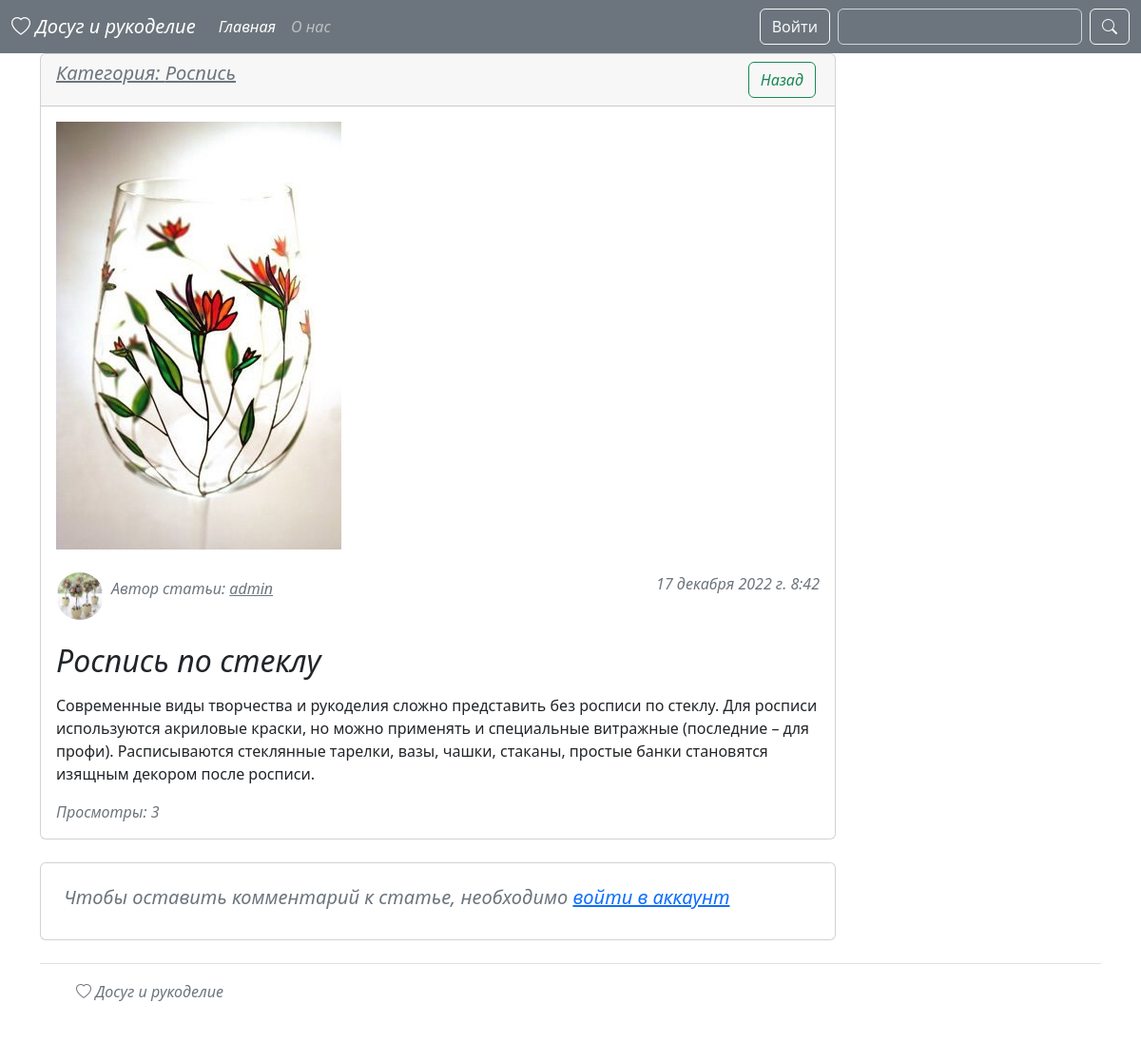
Screenshot of /article/4 with the database file from the repository.
### blog/models.py (models this page shows, shortened)
class Article(models.Model):
    title = models.CharField(max_length=255, verbose_name='Название статьи')
    content = models.TextField(verbose_name='Описание статьи')
    photo = models.ImageField(upload_to='photos/', blank=True, null=True, verbose_name='Изображение')
    created_at = models.DateTimeField(auto_now_add=True, verbose_name='Дата создания')
    updated_at = models.DateTimeField(auto_now=True, verbose_name='Дата обновления')
    views = models.IntegerField(default=0, verbose_name='Просмотры')
    category = models.ForeignKey(Category, on_delete=models.CASCADE, verbose_name='Категория')
    author = models.ForeignKey(User, on_delete=models.CASCADE, verbose_name='Автор', null=True, blank=True)
    class Meta:
        verbose_name = 'Статья'
        verbose_name_plural = 'Статьи'

class Category(models.Model):
    title = models.CharField(max_length=255, verbose_name='Название категории')
    def __str__(self):
        return self.title
    class Meta:
        verbose_name = 'Категория'
        verbose_name_plural = 'Категории'

class Profile(models.Model):
    user = models.OneToOneField(User, on_delete=models.CASCADE)
    photo = models.ImageField(upload_to='profiles/', blank=True, null=True)
    phone_number = models.CharField(max_length=30, blank=True, null=True)
    publisher = models.BooleanField(default=False, verbose_name='Право создания статьи')
    def get_photo(self):
        try:
            return self.photo.url
        except:
            return 'https://bigfoto.name/uploads/posts/2021-12/1638781452_4-bigfoto-name-p-vidi-domashnego-rukodeliya-khobbi-svoimi-r-4.jpg'
    class Meta:
        verbose_name = 'Профиль'
        verbose_name_plural = 'Профили'

### blog/views.py (the view)
# urls.py: path('article/<int:pk>', ArticleDetailView.as_view(), name='article'),
class ArticleDetailView(DetailView):
    model = Article
    context_object_name = 'article'
    def get_context_data(self, **kwargs):
        context = super().get_context_data()
        article = Article.objects.get(pk=self.kwargs['pk'])
        article.views += 1
        article.save()
        context['title'] = f'Статья: {article.title}'
        if self.request.user.is_authenticated:
            context['comment_form'] = CommentForm()
        context['comments'] = Comment.objects.filter(article=article)
        return context

### blog/forms.py
class LoginForm(AuthenticationForm):
    username = forms.CharField(max_length=50, widget=forms.TextInput(attrs={
        'class': 'form-control fst-italic',
        'placeholder': 'Имя пользователя'
    }))
    password = forms.CharField(widget=forms.PasswordInput(attrs={
        'class': 'form-control fst-italic',
        'placeholder': 'Пароль'
    }))

class RegistrationForm(UserCreationForm):
    password1 = forms.CharField(widget=forms.PasswordInput(attrs={
        'class': 'form-control fst-italic',
        'placeholder': 'Пароль'
    }))
    password2 = forms.CharField(widget=forms.PasswordInput(attrs={
        'class': 'form-control fst-italic',
        'placeholder': 'Подтвердите пароль'
    }))
    username = forms.CharField(widget=forms.TextInput(attrs={
        'class': 'form-control fst-italic',
        'placeholder': 'Имя пользователя'
    }))
    first_name = forms.CharField(widget=forms.TextInput(attrs={
        'class': 'form-control fst-italic',
        'placeholder': 'Ваше имя'
    }))
    last_name = forms.CharField(widget=forms.TextInput(attrs={
        'class': 'form-control fst-italic',
        'placeholder': 'Ваша фамилия'
    }))
    email = forms.EmailField(widget=forms.EmailInput(attrs={
        'class': 'form-control fst-italic',
        'placeholder': 'Ваша почта'
    }))
    class Meta:
        model = User
        fields = ('username',
                  'first_name',
                  'last_name',
                  'email',
                  'password1',
                  'password2')

### blog/context_processors.py (called while the page is built)
def add_my_forms(request):
    return {
        'login_form': LoginForm(),
        'register_form': RegistrationForm(),
        'edit_account': EditAccountForm(instance=request.user if request.user.is_authenticated else None),
        'edit_profile': EditProfileForm()
    }

### blog/templates/blog/article_detail.html (shortened to what this page needs)
{% extends 'base.html' %}
{% block main %}
<div class="d-flex justify-content-between">
    <div class="col-9">
        <div class="card">
            <div class="card-header d-flex justify-content-between">
                <div class="">
                    <a href="" class="h5 text-secondary fst-italic">Категория: {{ article.category }}</a>
                </div>
                <div class="d-flex justify-content-between">
                    <a href="{% url 'index' %}" class="btn btn-outline-success mx-1 fst-italic">Назад</a>
                </div>
            </div>
            <div class="card-body">
                {% if article.photo %}
                <img class="bd-placeholder-img"
                     src="{{ article.photo.url }}">
                {% else %}
                <img class="bd-placeholder-img" width="200" height="250"
                     src="https://i.pinimg.com/originals/f8/00/7c/f8007c28991b10adafa9a8003e28cb3d.png">
                {% endif %}
                <div class="d-flex justify-content-between py-4">
                    <div class="d-flex justify-content-between">
                        <img src="{{ article.author.profile.get_photo }}"
                             alt="" class="rounded-pill" width="50" height="50">
                        <h6 class="text-secondary fst-italic p-2">Автор статьи:
                            <a href="{% url 'profile' article.author.pk %}" class="text-secondary">
                            {{ article.author }}</h6>
                    </div>
                    <p class="text-secondary fst-italic">{{ article.created_at }}</p>
                </div>
                <h2 class="fst-italic">{{ article.title }}</h2>
                <p class="fst-italic">{{ article.content|linebreaks }}</p>
                <span class="text-secondary fst-italic">Просмотры: {{ article.views }}</span>
            </div>
        </div>
        <div class="card mt-4 p-4 fst-italic">
            {% if request.user.is_authenticated %}
            <form action="{% url 'save_comment' article.pk %}" class="" method="post">
                {% csrf_token %}
                {{ comment_form.as_p }}
                <button class="btn btn-outline-secondary fst-italic" type="submit">Оставить комментарий</button>
            </form>
            {% else %}
            <h5 class="fst-italic text-secondary">Чтобы оставить комментарий к статье, необходимо <a data-bs-toggle="modal" href="#exampleModalToggle">войти в аккаунт</a></h5>
            {% endif %}
        </div>
    </div>
    <div class="col-3">
    </div>
</div>
{% endblock main %}

### rows the page displays
Article: category "Роспись", photo (picture), author.profile.get_photo (picture), author "admin", created_at "17 декабря 2022 г. 8:42", title "Роспись по стеклу", content "Современные виды творчества и рукоделия сложно представить без росписи по стеклу. Для росписи используются акриловые краски, но можно применять и специальные витражные (последние – для профи). Расписываются стеклянные тарелки, вазы, чашки, стаканы, простые банки становятся изящным декором после росписи.", views "3"
